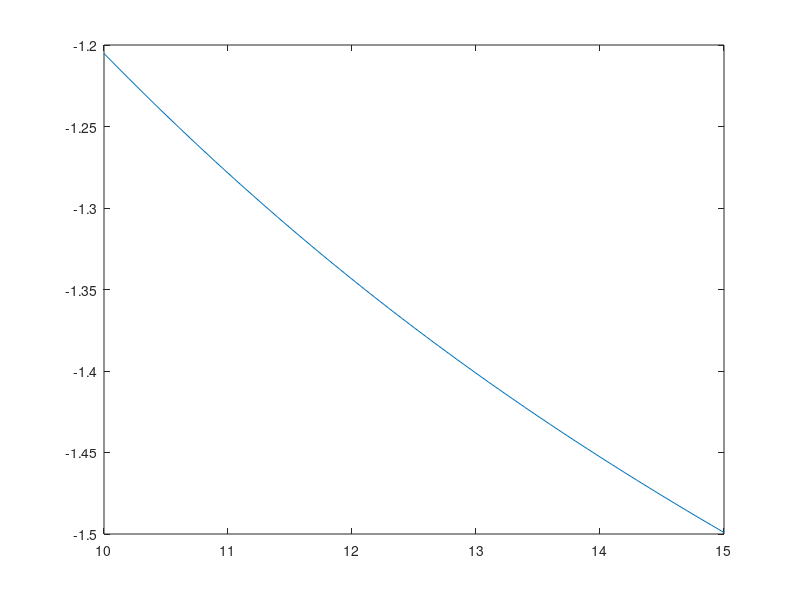

The MATLAB source for this figure:
clear 
clc

cArray = 10 : 0.1 : 15;
L = length(cArray);

for ii = 1 : L
    C = cArray(ii);
    x0 = 1.1;
    n = 3;
    xArray = x0;

    f = @(x) 2*x^3 + 5*x + sinh(x) + C;
    d = @(x) 6*x^2 + 5 + cosh(x);

    for n = 1 : n
        xArray(n+1) = (xArray(n) - (f(xArray(n))/d(xArray(n))));
    end
    results(ii) = xArray(end);
end

plot(cArray, results)
